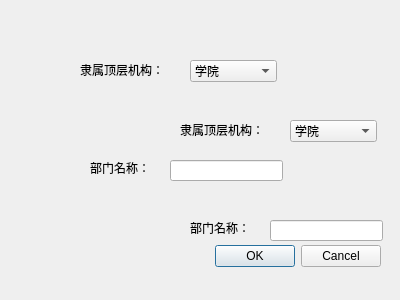
<?xml version="1.0" encoding="UTF-8"?>
<ui version="4.0">
 <class>Dialog_InsertDepart</class>
 <widget class="QDialog" name="Dialog_InsertDepart">
  <property name="geometry">
   <rect>
    <x>0</x>
    <y>0</y>
    <width>400</width>
    <height>300</height>
   </rect>
  </property>
  <property name="mouseTracking">
   <bool>false</bool>
  </property>
  <property name="windowTitle">
   <string>插入部门</string>
  </property>
  <widget class="QLabel" name="label">
   <property name="geometry">
    <rect>
     <x>80</x>
     <y>60</y>
     <width>111</width>
     <height>20</height>
    </rect>
   </property>
   <property name="text">
    <string>隶属顶层机构：</string>
   </property>
  </widget>
  <widget class="QLabel" name="label_2">
   <property name="geometry">
    <rect>
     <x>90</x>
     <y>160</y>
     <width>91</width>
     <height>16</height>
    </rect>
   </property>
   <property name="text">
    <string>部门名称：</string>
   </property>
  </widget>
  <widget class="QComboBox" name="comboBox">
   <property name="geometry">
    <rect>
     <x>190</x>
     <y>60</y>
     <width>87</width>
     <height>22</height>
    </rect>
   </property>
   <property name="acceptDrops">
    <bool>false</bool>
   </property>
   <item>
    <property name="text">
     <string>学院</string>
    </property>
   </item>
   <item>
    <property name="text">
     <string>党群组织</string>
    </property>
   </item>
   <item>
    <property name="text">
     <string>行政机构</string>
    </property>
   </item>
   <item>
    <property name="text">
     <string>直属单位</string>
    </property>
   </item>
   <item>
    <property name="text">
     <string>附属单位</string>
    </property>
   </item>
  </widget>
  <widget class="QLineEdit" name="lineEdit">
   <property name="geometry">
    <rect>
     <x>170</x>
     <y>160</y>
     <width>113</width>
     <height>21</height>
    </rect>
   </property>
  </widget>
  <widget class="QDialogButtonBox" name="buttonBox">
   <property name="geometry">
    <rect>
     <x>40</x>
     <y>240</y>
     <width>341</width>
     <height>32</height>
    </rect>
   </property>
   <property name="orientation">
    <enum>Qt::Horizontal</enum>
   </property>
   <property name="standardButtons">
    <set>QDialogButtonBox::Cancel|QDialogButtonBox::Ok</set>
   </property>
  </widget>
  <widget class="QLabel" name="label_3">
   <property name="geometry">
    <rect>
     <x>190</x>
     <y>220</y>
     <width>91</width>
     <height>16</height>
    </rect>
   </property>
   <property name="text">
    <string>部门名称：</string>
   </property>
  </widget>
  <widget class="QLineEdit" name="lineEdit_2">
   <property name="geometry">
    <rect>
     <x>270</x>
     <y>220</y>
     <width>113</width>
     <height>21</height>
    </rect>
   </property>
  </widget>
  <widget class="QLabel" name="label_4">
   <property name="geometry">
    <rect>
     <x>180</x>
     <y>120</y>
     <width>111</width>
     <height>20</height>
    </rect>
   </property>
   <property name="text">
    <string>隶属顶层机构：</string>
   </property>
  </widget>
  <widget class="QComboBox" name="comboBox_2">
   <property name="geometry">
    <rect>
     <x>290</x>
     <y>120</y>
     <width>87</width>
     <height>22</height>
    </rect>
   </property>
   <property name="acceptDrops">
    <bool>false</bool>
   </property>
   <item>
    <property name="text">
     <string>学院</string>
    </property>
   </item>
   <item>
    <property name="text">
     <string>党群组织</string>
    </property>
   </item>
   <item>
    <property name="text">
     <string>行政机构</string>
    </property>
   </item>
   <item>
    <property name="text">
     <string>直属单位</string>
    </property>
   </item>
   <item>
    <property name="text">
     <string>附属单位</string>
    </property>
   </item>
  </widget>
 </widget>
 <resources/>
 <connections/>
</ui>
